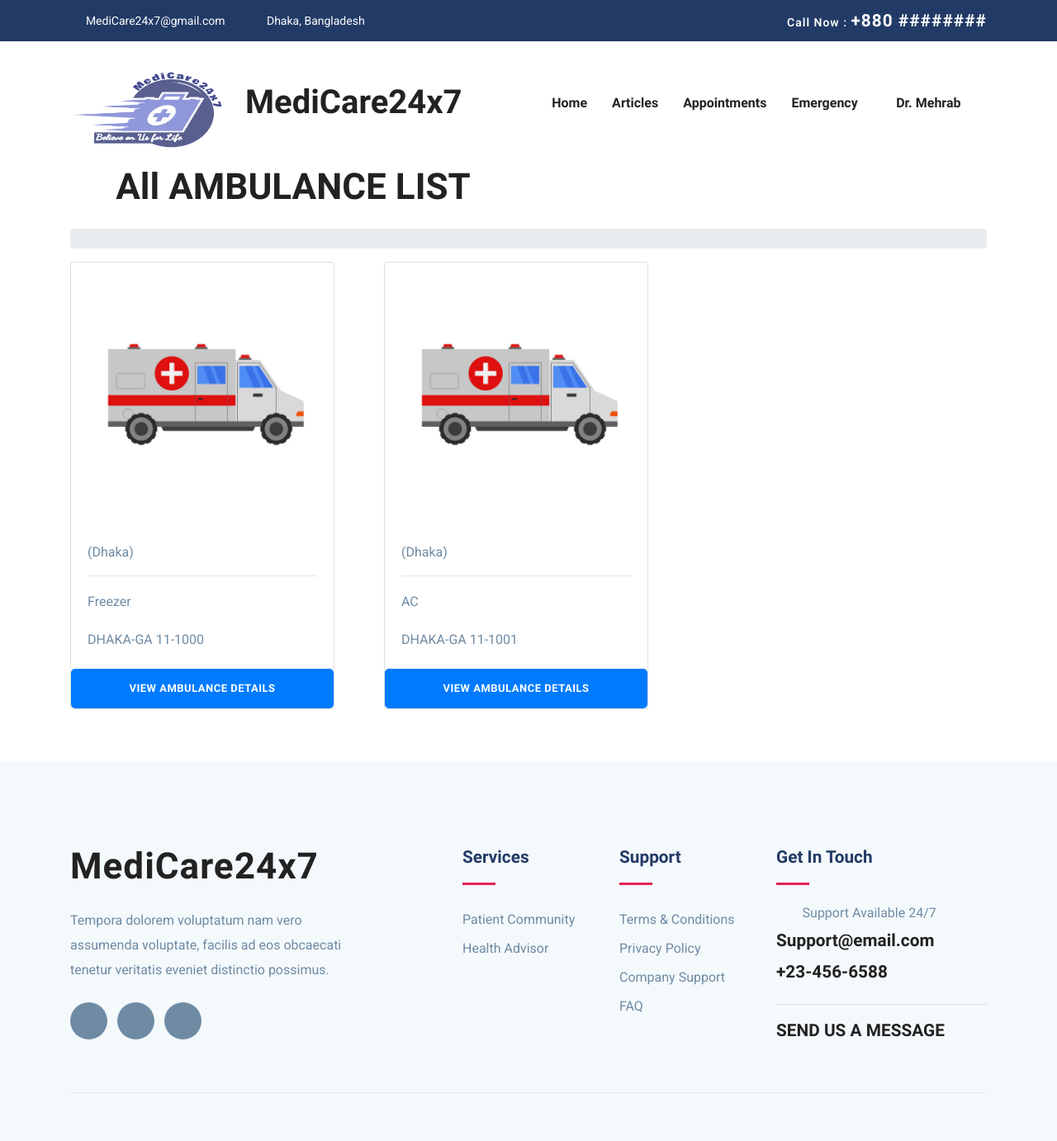
/staff-all-ambulance/ (signed in), run on the app's committed database.
### accounts/models.py (models this page shows, shortened)
class UserModel(AbstractBaseUser, PermissionsMixin):
    email = models.EmailField(max_length=255, unique=True)  # Email
    name = models.CharField(max_length=255)  # Name
    is_patient = models.BooleanField(default=False)  # True if patient
    is_doctor = models.BooleanField(default=False)  # True if doctor
    is_active = models.BooleanField(default=True)  # True if active
    is_staff = models.BooleanField(default=False)
    is_admin = models.BooleanField(default=False)
    is_superuser = models.BooleanField(default=False)
    date_joined = models.DateTimeField(auto_now_add=True)
    USERNAME_FIELD = 'email'
    REQUIRED_FIELDS = ['name']  # Email & Password are required by default.
    objects = MyUserManager()  # User manager for the User Model

### ambulance/models.py (models this page shows)
class Ambulance(models.Model): # Ambulance model;
    vehicleNumber= models.CharField(max_length=20, unique=True)
    city= models.CharField(max_length=20, choices= DISTRICTS ,null= False)
    category= models.CharField(max_length=20,choices= CATEGORY ,null= False)
    driverName= models.CharField(max_length=20, null=True, blank=True)
    driverContact= models.CharField(max_length=20, null=True, blank=True)
    driverEmail= models.EmailField(max_length=20, null=True, blank=True)
    driverAddress= models.CharField(max_length=20, null=True, blank=True)
    driverNID= models.CharField(max_length=20, null=True, blank=True, unique=True)
    driverLicense= models.CharField(max_length=20, null=True, blank=True,unique=True)
    driverBloodGroup= models.CharField(max_length=20, null=True, blank=True)
    driverGender= models.CharField(max_length=20, null=True, blank=True)
    driverImage= models.ImageField(null=True, blank=True)
    ambulanceImage= models.ImageField(null=True, blank=True)
    rentInterDivision = models.IntegerField(null=True, blank=True)
    rentIntraDivision = models.IntegerField(null=True, blank=True)
    available = models.BooleanField(default=True)

### ambulance/views.py (the view)
# urls.py: path('staff-all-ambulance/', staff_abmulance_view, name='staff-all-ambulance'),
def staff_abmulance_view(request): # staff-all-ambulance view, this view is for staff to view all ambulances
    ambulances = Ambulance.objects.all() # get all ambulances from the database
    context = {
        'ambulances': ambulances, # pass the ambulances to the context
    }
    return render(request, 'ambulance/staff-all-ambulance.html', context) # render the staff-all-ambulance.html template with the context

### templates/ambulance/staff-all-ambulance.html (shortened to what this page needs)
{% extends "base.html" %}
{% load static %}
{% block content %}
<section>
    <div class="container text-center">
        <div class="row">
            <div class="col-lg-6 col-md-12 text-center">
                <div class="blog-breadcrumbs-area">
                    <div class="blog-breadcrumbs-left">
                        <h2 >All AMBULANCE LIST</h2>
                    </div>
                </div>
            </div>
            <div class="col-lg-3 col-md-12">
            </div>
        </div>
        <div class="row mt-3">
            <div class="col-lg-12">
                <div class="blog-breadcrumbs-right">
                    <ol class="breadcrumb">
                    </ol>
                </div>
            </div>
        </div>
    </div>
    <div class="container">
        <div class="row">
            <div class="col-lg-12">
                <div class="row mb-5">
                    {% for ambulance in ambulances %}
                    <div class="col-lg-4 mb-3">
                        <div class="card" style="width: 20rem;">
                            {% if ambulance.ambulanceImage %}
                            <img class="card-img-top" src="{{ ambulance.ambulanceImage.url }}" alt="Card image cap">
                            {% else %}
                            <img class="card-img-top" src="{% static 'images/placeholders/ambulance-placeholder.jpg'  %}" alt="Card image cap">
                            {% endif %}
                            <div class="card-body">
                                    {% if ambulance.city %}
                                    ({{ ambulance.city }})
                                    {% endif %}
                                <hr/>
                                {% if ambulance.category %}
                                <p class="card-text">{{ ambulance.category }}</p>
                                {% endif %}
                                {% if ambulance.vehicleNumber %}
                                <p class="card-text">{{ ambulance.vehicleNumber }}</p>
                                {% endif %}
                            </div>
                            <a href="#" class="btn btn-primary">View Ambulance Details</a>
                        </div>
                    </div>
                    {% endfor %}
                </div>
            </div>
        </div>
    </div>
</section>
{% endblock %}

### templates/navbar.html (shortened to what this page needs)
{% load static %}
<nav class="navbar navbar-expand-lg navigation" id="navbar">
    <div class="container">
        <a class="navbar-brand" href="{% url 'home' %}">
            <h1><img src="{% static 'images/logo1.png' %}" alt="" class="img-fluid" style="width: 212px ;height: 106px;">MediCare24x7</h1>
        </a>
        <div class="collapse navbar-collapse" id="navbarmain">
            <ul class="navbar-nav ml-auto">
                <li class="nav-item active">
                    <a class="nav-link" href="{% url 'home' %}">Home</a>
                </li>
                <li class="nav-item"><a class="nav-link" href="#">Articles</a></li>
                {% if request.user.is_authenticated and request.user.is_doctor %}
                <li class="nav-item">
                    <a class="nav-link" href="#">Appointments</a>
                </li>
                {% elif request.user.is_authenticated and request.user.is_patient %}
                <li class="nav-item">
                    <a class="nav-link" href="#">Appointments</a>
                </li>
                {% endif %}
                <li class="nav-item dropdown">
                    <a class="nav-link dropdown-toggle" href="#" id="dropdown02"
                       data-toggle="dropdown" aria-haspopup="true" aria-expanded="false">Emergency <i
                            class="icofont-thin-down"></i></a>
                </li>
                {% if request.user.is_authenticated %}
                <li class="nav-item dropdown">
                    <a class="nav-link dropdown-toggle" href="#" id="dropdown03" data-toggle="dropdown"
                       aria-haspopup="true" aria-expanded="false">{{ request.user.name }} <i
                            class="icofont-thin-down"></i></a>
                </li>
                {% endif %}
            </ul>
        </div>
    </div>
</nav>

### static-files/css/style.css (style rules this page uses)
html { overflow-x: hidden; }
body { line-height: 1.6; font-family: "Roboto", sans-serif; -webkit-font-smoothing: antialiased; font-size: 16px; color: #6F8BA4; font-weight: 400; }
h1, .h1, h2, .h2, h3, .h3, h4, .h4, h5, .h5, h6, .h6 { font-family: "Exo", sans-serif; font-weight: 700; color: #222; }
h1, .h1 { font-size: 2.5rem; }
h2, .h2 { font-size: 44px; }
p { line-height: 30px; }
.btn { display: inline-block; font-size: 14px; font-size: 0.8125rem; font-weight: 700; letter-spacing: .5px; padding: .75rem 2rem; font-family: "Exo", sans-serif; text-transform: uppercase; border-radius: 5px; border: 2px solid transparent; transition: all .35s ease; }
a { color: #222; text-decoration: none; transition: all .35s ease; }
#navbarmain { padding: 20px 0px; }
#navbarmain .nav-link { font-weight: 600; padding: 10px 15px; color: #222; font-family: "Exo", sans-serif; text-transform: capitalize; font-size: 16px; transition: all .25s ease; }
.dropdown-toggle::after { display: none; }
.navbar-brand { margin-top: 10px; }

### data on the page
UserModel: user.name "Dr. Mehrab"
Ambulance: city "Dhaka", category "Freezer", vehicleNumber "DHAKA-GA 11-1000"
Ambulance: city "Dhaka", category "AC", vehicleNumber "DHAKA-GA 11-1001"
